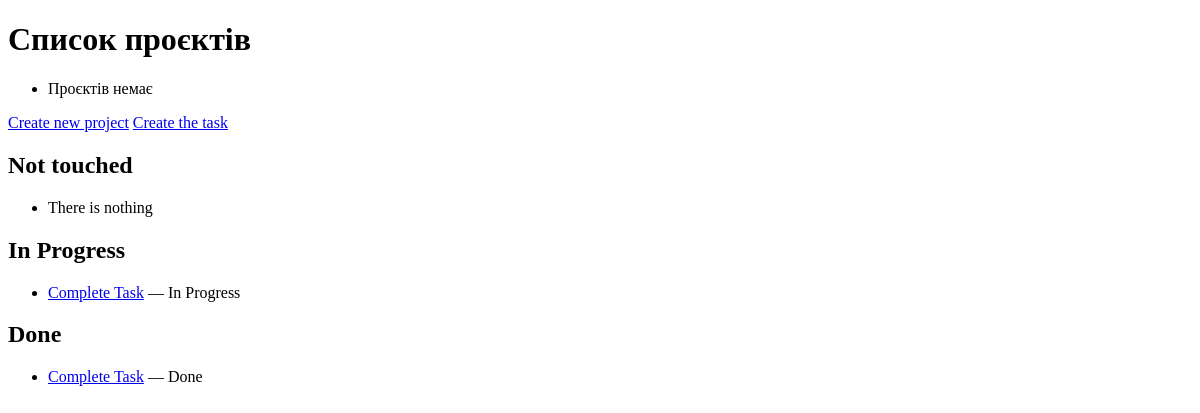
The app's page / (signed in), older data.
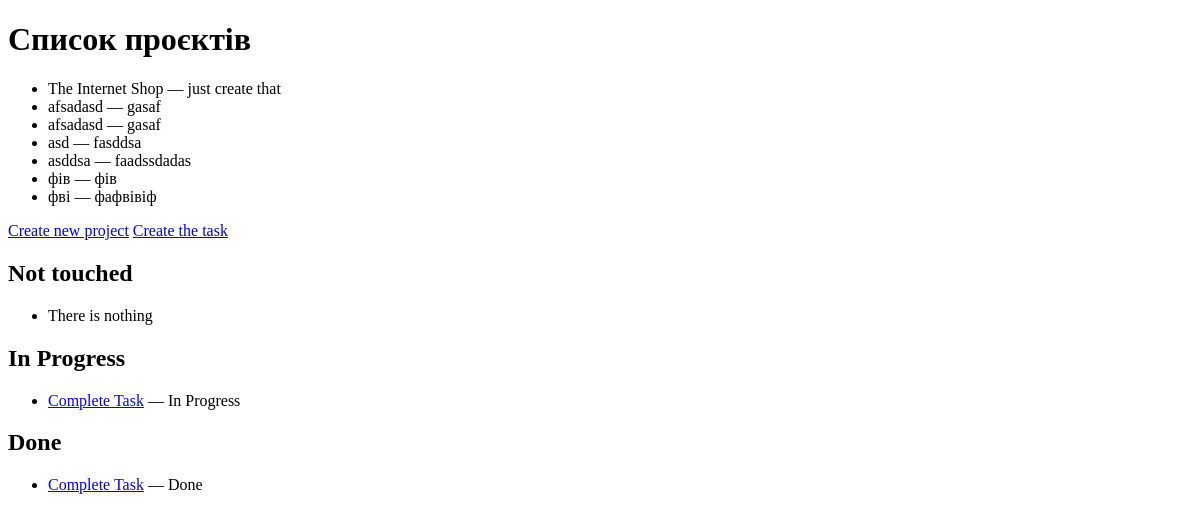
The same page, newer data.
### main/models.py (models this page shows, shortened)
class Task(models.Model):
    title = models.CharField(max_length=32)
    description = models.TextField(max_length=256)
    unit = models.ManyToManyField(Unit, blank=True)
    created_at = models.DateTimeField(default=timezone.now)
    deadline = models.DateTimeField(blank=True, null=True)
    status = models.ForeignKey(Status, on_delete=models.CASCADE, null=True, blank=True)
    project = models.ForeignKey(Project, on_delete=models.SET_NULL, null=True, blank=True)

class Status(models.Model):
    name = models.CharField(max_length=32, unique=True)
    def __str__(self):
        return self.name

class Project(models.Model):
    title = models.CharField(max_length=32)
    description = models.TextField(max_length=256)
    unit = models.ManyToManyField(Unit, blank=True)

### main/views.py (the view)
# urls.py: path('', views.main, name='main'),
def main(request):
    if not request.user.is_authenticated:
        return redirect('authorization/login')
    tasks_done = Task.objects.filter(status__name='Done')
    tasks_untouched = Task.objects.filter(status__name='Untouched')
    tasks_in_progress = Task.objects.filter(status__name='In Progress')
    projects = Project.objects.all()
    return render(request, "main.html", {
        'tasks_done': tasks_done,
        'tasks_untouched': tasks_untouched,
        'tasks_in_progress': tasks_in_progress,
        'projects': projects,
    })

### main/templates/main.html (shortened to what this page needs)
<!DOCTYPE html>
<html lang="en">
<head>
</head>
<body>
    <h1>Список проєктів</h1>
    <ul>
        {% for project in projects %}
            <li>{{ project.title }} — {{ project.description }}</li>
        {% empty %}
            <li>Проєктів немає</li>
        {% endfor %}
    </ul>
    <a href="{% url 'create_project' %}">Create new project</a>
    <a href="{% url 'create_task' %}">Create the task</a>
    <h2>Not touched</h2>
    <ul>
        {% for task in tasks_untouched %}
            <li><a href="{% url 'edit_task' task.id %}">{{ task.title }}</a> — {{ task.status }}</li>
        {% empty %}
            <li>There is nothing</li>
        {% endfor %}
    </ul>
    <h2>In Progress</h2>
    <ul>
        {% for task in tasks_in_progress %}
            <li><a href="{% url 'edit_task' task.id %}">{{ task.title }}</a> — {{ task.status }}</li>
        {% empty %}
            <li>There is nothing</li>
        {% endfor %}
    </ul>
    <h2>Done</h2>
    <ul>
        {% for task in tasks_done %}
            <li><a href="{% url 'edit_task' task.id %}">{{ task.title }}</a> — {{ task.status }}</li>
        {% empty %}
            <li>There is nothing</li>
        {% endfor %}
    </ul>
</body>
</html>

Row changes from the older to the newer data that the page shows:
added Project: title "The Internet Shop", description "just create that"
added Project: title "afsadasd", description "gasaf"
added Project: title "afsadasd", description "gasaf"
added Project: title "asd", description "fasddsa"
added Project: title "asddsa", description "faadssdadas"
added Project: title "фів", description "фів"
added Project: title "фві", description "фафвівіф"
Text that changed along with them:
text no longer shown: "Проєктів немає"
